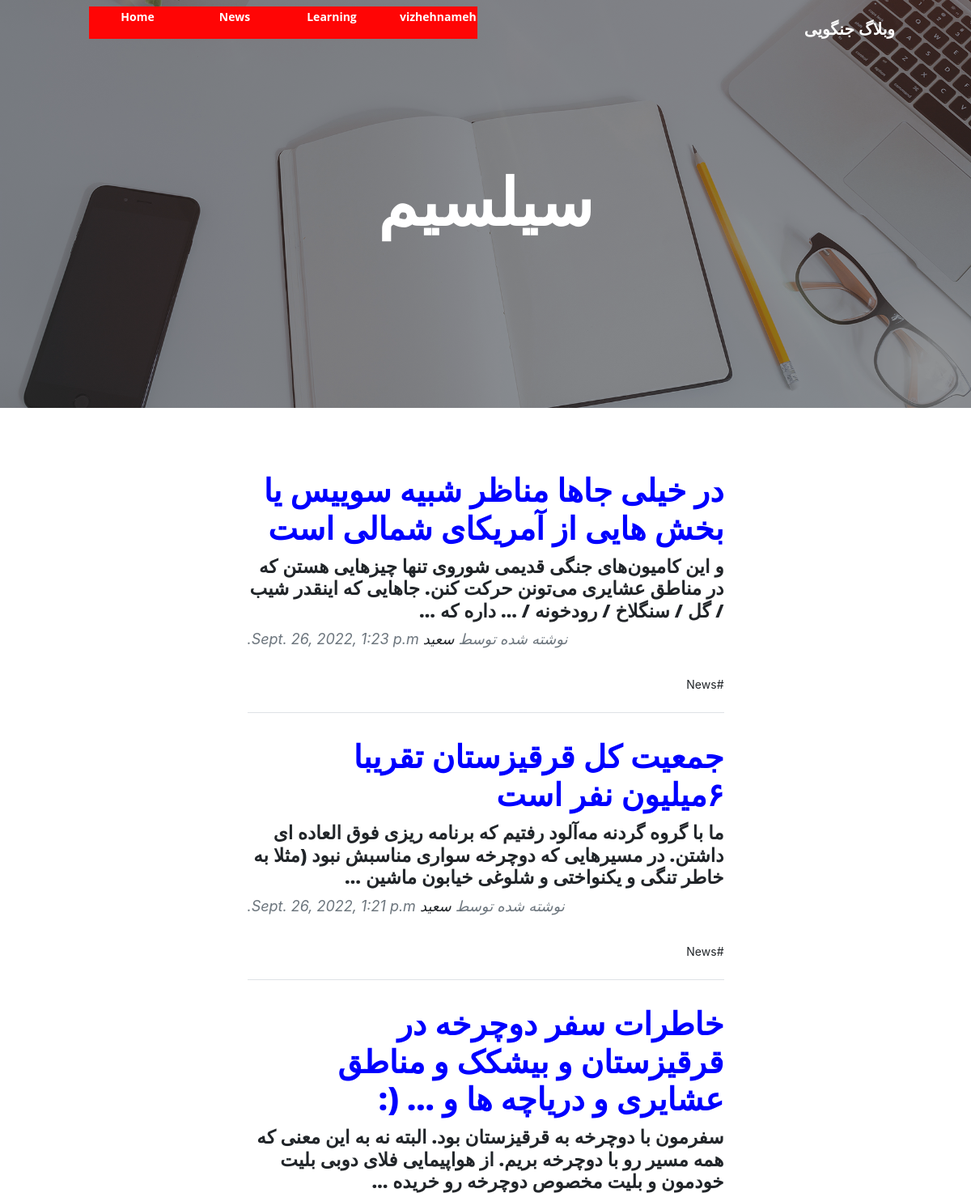
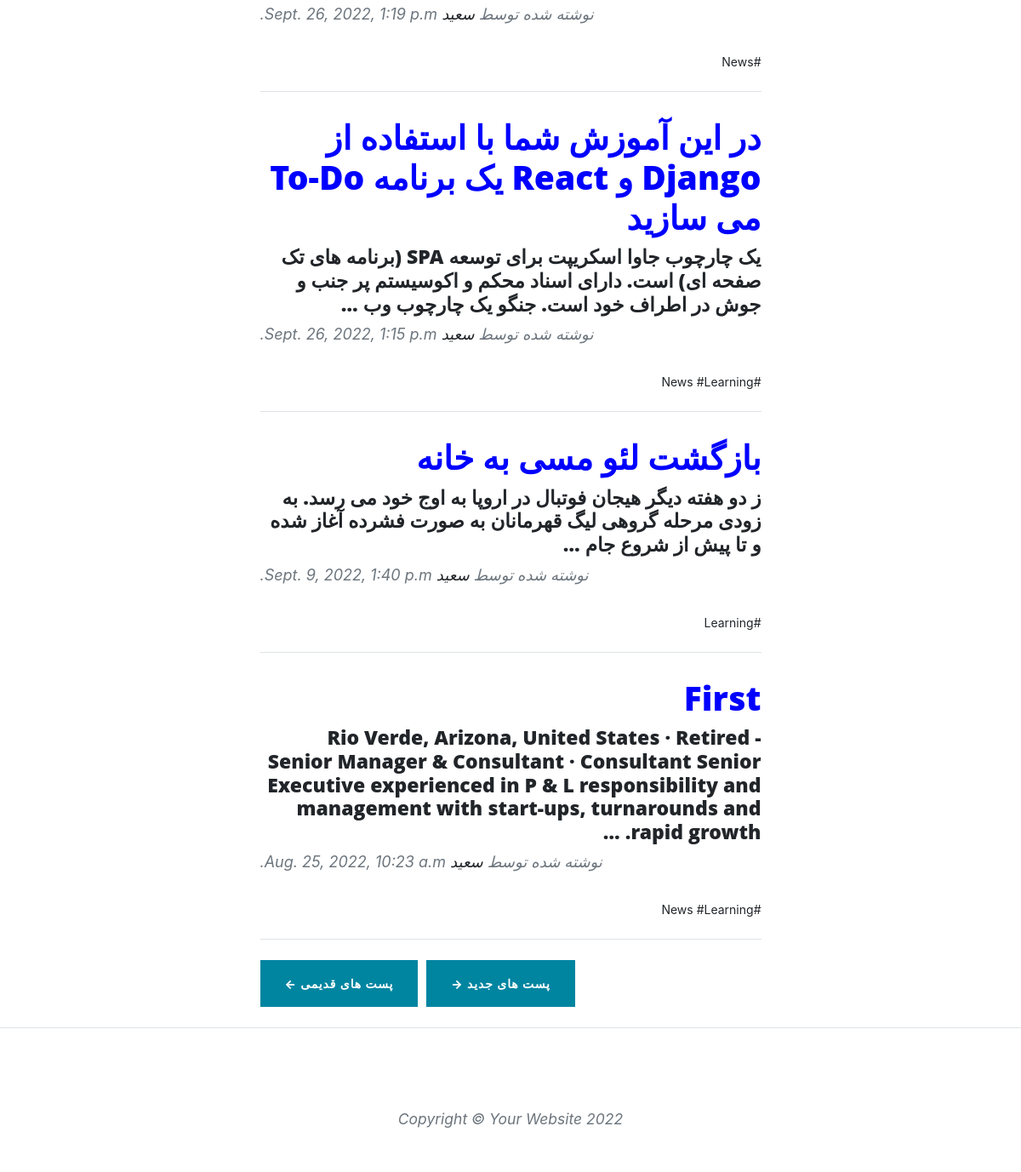
/page/2, run on the app's committed database (2 pictures, top to bottom).
### blog/models.py (models this page shows, shortened)
class Category(models.Model):
    parent = models.ForeignKey('self',default=None,null=True,blank=True,on_delete=models.SET_NULL,related_name="children",verbose_name="subordinate")
    title=models.CharField(max_length=200,)
    slug=models.SlugField(max_length=100,unique=True)
    status=models.BooleanField(default=True,verbose_name="Will it be displayed for you ?")
    position=models.IntegerField()
    class Meta :
        verbose_name="category"
        verbose_name_plural="categorys"
        ordering=['parent__id','position']
    objects = CategoryManager()

class Article(models.Model):
    STATUS_CHOICES=(
        ('d','Draft'),
        ('p',"Publish"),
    )
    title=models.CharField(max_length=200)
    slug=models.SlugField(max_length=100,unique=True)
    category=models.ManyToManyField(Category,verbose_name="category",related_name="articles")
    description=models.TextField()
    thumbnail=models.ImageField(upload_to="images")
    publish=models.DateTimeField(default=timezone.now)
    created=models.DateTimeField(auto_now_add=True)
    updated=models.DateTimeField(auto_now=True)
    status=models.CharField(max_length=1,choices=STATUS_CHOICES)
    def category_published(self):
        return self.category.filter(status=True)
    class Meta :
        verbose_name="article"
        verbose_name_plural="articles"
        ordering=['-publish']
    objects= ArticleManager()

### blog/views.py (the view)
# urls.py: path('',home,name="home"),
def home(request,page=1):
    article_list=Article.objects.published()
    paginator=Paginator(article_list,6)
    articles= paginator.get_page(page)
    context={
        "articles":articles,
    }
    return render(request,"blog/home.html",context)

### blog/models.py (called while the page is built)
    def published(self):
        return self.filter(status='p')

    def active(self):
        return self.filter(status=True)

### blog/templatetags/base_tags.py (called while the page is built)
@register.simple_tag
def title():
    return"وبلاگ جنگویی "

@register.inclusion_tag("blog/partials/category_navbar.html")
def category_navbar():
    return {
        "category":Category.objects.filter(status=True)
    }

### blog/templates/blog/home.html
{% extends 'blog/base.html' %}
{% load static %}
{% block main %}
  <header class="masthead" style="background-image:url('{% static "blog/assets/img/home-bg.jpg" %}')">
    <div class="container position-relative px-4 px-lg-5">
        <div class="row gx-4 gx-lg-5 justify-content-center">
            <div class="col-md-10 col-lg-8 col-xl-7">
                <div class="site-heading">
                    <h1>سیلسیم</h1>
                </div>
            </div>
        </div>
    </div>
  </header>
<div class="container px-4 px-lg-5">
    <div class="row gx-4 gx-lg-5 justify-content-center">
        <div class="col-md-10 col-lg-8 col-xl-7">
            {% for article in articles%}
            <div class="post-preview">
                <a href="{% url 'blog:detail' article.slug %}">
                    <h2 class="post-title">{{article.title}}</h2></a>
                    <h5>{{ article.description | truncatewords:30 }}</h5>
                <p class="post-meta">
                    نوشته شده توسط
                    <a href="#!">سعید</a>
                        {{ article.publish }}
                </p>
                <div>
                    {% for cat in article.category_published.all %}
                        <a href="{%url 'blog:category' cat.slug %}" >#{{cat.title}}</a>
                    {% endfor %}
                </div>
            </div>
            <hr class="my-4" />
            {% endfor %}
            {% if articles.has_next%}
            <div class="d-flex justify-content-end mb-4 pager-botton"><a class="btn btn-primary text-uppercase" href="{% url 'blog:home' articles.next_page_number %}">پست های قدیمی &larr;</a></div>
            {% endif  %}
            {% if articles.has_previous %}
            <div class="d-flex justify-content-end mb-4 pager-bottonn "><a class="btn btn-primary text-uppercase " href="{% url 'blog:home' articles.previous_page_number %}"> پست های جدید &rarr;</a></div>
            {% endif %}
        </div>
    </div>
</div>
{% endblock %}

### blog/templates/blog/partials/category_navbar.html (shortened to what this page needs)
<div class="collapse navbar-collapse nav " id="navbarResponsive">
    <ul >
        <li class="nav-item">
            <a class="nav-link " href="{% url 'blog:home'%}">Home</a>
        </li>
        {% for cat in category %}
            {% if cat.parent == None %}
                <li class="nav-item">
                    <a class="nav-link"  href="{% url 'blog:category' cat.slug %}"> {{cat.title}} </a>
                </li>
            {% endif %}
        {% endfor %}
    </ul>
</div>

### blog/static/blog/css/rtl.css (style rules this page uses)
body { font-family:"Sahel"; font-size:14px; direction:rtl; text-align:right; }
.nav-item { direction: ltr; float: left; }
.post-preview { text-align:right; font-size:14px; }
.post-meta { text-align:left; }
.pager-botton { float:left; margin-right: 10px; }
.post-title { font-size: 39px !important; }
.post-title { color:blue ; }
.post-preview h5 { font-size: 23px !important; }
.nav-link { color: white !important; }
.nav { direction:ltr; }
.nav li { width: 120px; height: 40px; font-size: 14px; line-height: 26px; list-style: none; text-align: center; background:#ff0505; }
.nav li a { color:#fff !important; font-weight: bold; }
.nav ul li a { text-decoratio:none; color:#000000; display:block; transition: .3s background-color; padding:0 24px; }
.nav a { border-bottom:none; }

### data on the page
Category: title "News"
Category: title "Learning"
Category: title "vizhehnameh"
Article: title "در خیلی جاها مناظر شبیه سوییس یا بخش هایی از آمریکای شمالی است", description "و این کامیون‌های جنگی قدیمی شوروی تنها چیزهایی هستن که در مناطق عشایری می‌تونن حرکت کنن. جاهایی که اینقدر شیب / گل / سنگلاخ / رودخونه / … داره که …", publish "Sept. 26, 2022, 1:23 p.m."
Article: title "جمعیت کل قرقیزستان تقریبا ۶میلیون نفر است", description "ما با گروه گردنه مه‌آلود رفتیم که برنامه ریزی فوق العاده ای داشتن. در مسیرهایی که دوچرخه سواری مناسبش نبود (مثلا به خاطر تنگی و یکنواختی و شلوغی خیابون ماشین …", publish "Sept. 26, 2022, 1:21 p.m."
Article: title "خاطرات سفر دوچرخه در قرقیزستان و بیشکک و مناطق عشایری و دریاچه‌ ها و … (:", description "سفرمون با دوچرخه به قرقیزستان بود. البته نه به این معنی که همه مسیر رو با دوچرخه بریم. از هواپیمایی فلای دوبی بلیت خودمون و بلیت مخصوص دوچرخه رو خریده …", publish "Sept. 26, 2022, 1:19 p.m."
Article: title "در این آموزش شما با استفاده از Django و React یک برنامه To-Do می سازید", description "یک چارچوب جاوا اسکریپت برای توسعه SPA (برنامه های تک صفحه ای) است. دارای اسناد محکم و اکوسیستم پر جنب و جوش در اطراف خود است. جنگو یک چارچوب وب …", publish "Sept. 26, 2022, 1:15 p.m."
Article: title "بازگشت لئو مسی به خانه", description "ز دو هفته دیگر هیجان فوتبال در اروپا به اوج خود می رسد. به زودی مرحله گروهی لیگ قهرمانان به صورت فشرده آغاز شده و تا پیش از شروع جام …", publish "Sept. 9, 2022, 1:40 p.m."
Article: title "First", description "Rio Verde, Arizona, United States · Retired - Senior Manager & Consultant · Consultant Senior Executive experienced in P & L responsibility and management with start-ups, turnarounds and rapid growth. …", publish "Aug. 25, 2022, 10:23 a.m."
